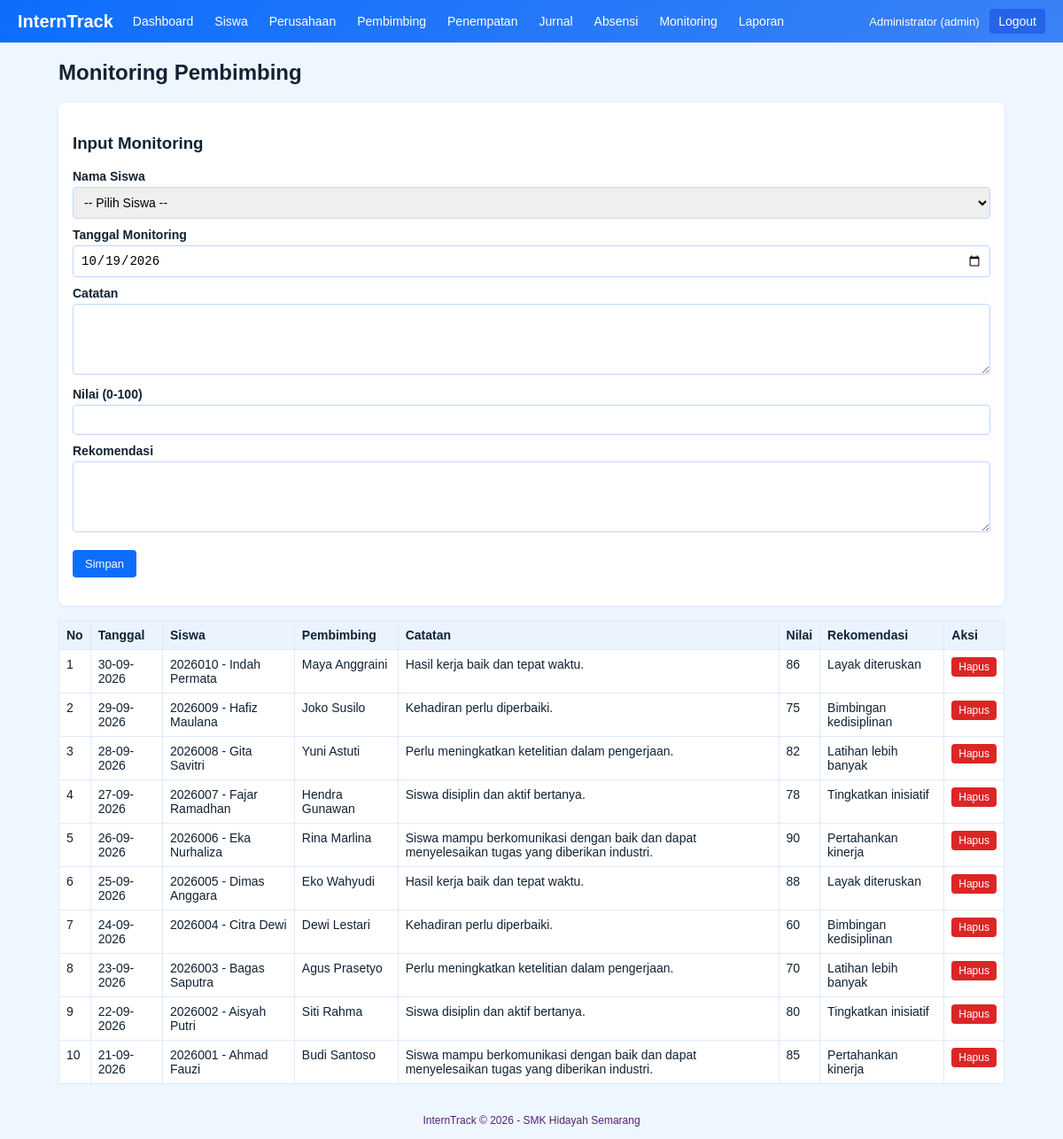
Page /admin/monitoring.php (signed in) on the committed database.
### tables this page shows
CREATE TABLE monitoring (
  id INT AUTO_INCREMENT PRIMARY KEY,
  siswa_id INT NOT NULL,
  pembimbing_id INT NULL,
  tanggal DATE NOT NULL,
  catatan TEXT NOT NULL,
  nilai INT NOT NULL,
  rekomendasi TEXT,
  FOREIGN KEY (siswa_id) REFERENCES siswa(id) ON DELETE CASCADE,
  FOREIGN KEY (pembimbing_id) REFERENCES pembimbing(id) ON DELETE SET NULL
);

CREATE TABLE siswa (
  id INT AUTO_INCREMENT PRIMARY KEY,
  user_id INT NOT NULL,
  nis VARCHAR(20) NOT NULL UNIQUE,
  nama VARCHAR(100) NOT NULL,
  kelas VARCHAR(20) NOT NULL,
  jurusan VARCHAR(50) NOT NULL,
  no_hp VARCHAR(20),
  FOREIGN KEY (user_id) REFERENCES users(id) ON DELETE CASCADE
);

CREATE TABLE pembimbing (
  id INT AUTO_INCREMENT PRIMARY KEY,
  user_id INT NOT NULL,
  nip VARCHAR(20) NOT NULL UNIQUE,
  nama VARCHAR(100) NOT NULL,
  no_hp VARCHAR(20),
  FOREIGN KEY (user_id) REFERENCES users(id) ON DELETE CASCADE
);

### config/koneksi.php (called while the page is built, shortened)
<?php
function e($s) {
    return htmlspecialchars((string)$s, ENT_QUOTES, 'UTF-8');
}
function tgl($d) {
    return $d ? date('d-m-Y', strtotime($d)) : '-';
}

### admin/monitoring.php (the view, shortened to what this page needs)
<?php
require __DIR__ . '/../config/koneksi.php';
$data = ['siswa_id' => '', 'tanggal' => date('Y-m-d'), 'catatan' => '', 'nilai' => '', 'rekomendasi' => ''];
$l_siswa = $pdo->query("SELECT id, nis, nama FROM siswa ORDER BY nama")->fetchAll();
$rows = $pdo->query("SELECT m.*, s.nis, s.nama, pb.nama AS nama_pembimbing
                     FROM monitoring m JOIN siswa s ON s.id = m.siswa_id LEFT JOIN pembimbing pb ON pb.id = m.pembimbing_id
                     ORDER BY m.tanggal DESC, m.id DESC")->fetchAll();
include __DIR__ . '/../config/header.php';
?>
<div class="card">
    <h3>Input Monitoring</h3>
    <form method="post">
        <label>Nama Siswa</label>
        <select name="siswa_id"><option value="">-- Pilih Siswa --</option>
        <?php foreach ($l_siswa as $x): ?><option value="<?= $x['id'] ?>" <?= $data['siswa_id'] == $x['id'] ? 'selected' : '' ?>><?= e($x['nis'] . ' - ' . $x['nama']) ?></option><?php endforeach; ?></select>
        <label>Tanggal Monitoring</label><input type="date" name="tanggal" value="<?= e($data['tanggal']) ?>">
        <label>Catatan</label><textarea name="catatan"><?= e($data['catatan']) ?></textarea>
        <label>Nilai (0-100)</label><input type="number" name="nilai" min="0" max="100" value="<?= e($data['nilai']) ?>">
        <label>Rekomendasi</label><textarea name="rekomendasi"><?= e($data['rekomendasi']) ?></textarea>
        <p><button class="btn" type="submit">Simpan</button></p>
    </form>
</div>
<table>
    <tr><th>No</th><th>Tanggal</th><th>Siswa</th><th>Pembimbing</th><th>Catatan</th><th>Nilai</th><th>Rekomendasi</th><th>Aksi</th></tr>
    <?php foreach ($rows as $i => $r): ?>
    <tr>
        <td><?= $i + 1 ?></td><td><?= tgl($r['tanggal']) ?></td><td><?= e($r['nis'] . ' - ' . $r['nama']) ?></td>
        <td><?= e($r['nama_pembimbing'] ?? '-') ?></td><td><?= e($r['catatan']) ?></td><td><?= $r['nilai'] ?></td><td><?= e($r['rekomendasi']) ?></td>
        <td>
            <form class="inline" method="post" action="monitoring.php?hapus=1" onsubmit="return confirm('Hapus data monitoring ini?')">
                <button class="btn kecil merah" type="submit">Hapus</button>
            </form>
        </td>
    </tr>
    <?php endforeach; ?>
</table>
<?php include __DIR__ . '/../config/footer.php'; ?>

### assets/style.css (style rules this page uses)
* { box-sizing: border-box; }
body { font-family: Arial, sans-serif; margin: 0; background: #eef6ff; color: #123; }
.card { background: #fff; border-radius: 8px; padding: 16px; margin-bottom: 16px; box-shadow: 0 1px 3px rgba(13,110,253,.12); }
table { width: 100%; border-collapse: collapse; background: #fff; }
th, td { border: 1px solid #dfeafc; padding: 8px; text-align: left; font-size: 14px; vertical-align: top; }
th { background: #eaf3ff; }
label { display: block; margin: 10px 0 4px; font-weight: bold; font-size: 14px; }
input[type=text], input[type=password], input[type=date], input[type=number], select, textarea { width: 100%; padding: 8px; border: 1px solid #bfd7ff; border-radius: 4px; font-size: 14px; }
textarea { min-height: 80px; }
.btn { display: inline-block; background: #0d6efd; color: #fff; border: 0; padding: 8px 14px; border-radius: 4px; cursor: pointer; text-decoration: none; font-size: 13px; }
.btn.merah { background: #dc2626; }
.btn.kecil { padding: 4px 8px; font-size: 12px; }
form.inline { display: inline; }

### rows in the picture
monitoring: tanggal "30-09-2026", siswa.nama "2026010 - Indah Permata", pembimbing.nama "Maya Anggraini", catatan "Hasil kerja baik dan tepat waktu.", nilai "86", rekomendasi "Layak diteruskan"
monitoring: tanggal "29-09-2026", siswa.nama "2026009 - Hafiz Maulana", pembimbing.nama "Joko Susilo", catatan "Kehadiran perlu diperbaiki.", nilai "75", rekomendasi "Bimbingan kedisiplinan"
monitoring: tanggal "28-09-2026", siswa.nama "2026008 - Gita Savitri", pembimbing.nama "Yuni Astuti", catatan "Perlu meningkatkan ketelitian dalam pengerjaan.", nilai "82", rekomendasi "Latihan lebih banyak"
monitoring: tanggal "27-09-2026", siswa.nama "2026007 - Fajar Ramadhan", pembimbing.nama "Hendra Gunawan", catatan "Siswa disiplin dan aktif bertanya.", nilai "78", rekomendasi "Tingkatkan inisiatif"
monitoring: tanggal "26-09-2026", siswa.nama "2026006 - Eka Nurhaliza", pembimbing.nama "Rina Marlina", catatan "Siswa mampu berkomunikasi dengan baik dan dapat menyelesaikan tugas yang diberikan industri.", nilai "90", rekomendasi "Pertahankan kinerja"
monitoring: tanggal "25-09-2026", siswa.nama "2026005 - Dimas Anggara", pembimbing.nama "Eko Wahyudi", catatan "Hasil kerja baik dan tepat waktu.", nilai "88", rekomendasi "Layak diteruskan"
monitoring: tanggal "24-09-2026", siswa.nama "2026004 - Citra Dewi", pembimbing.nama "Dewi Lestari", catatan "Kehadiran perlu diperbaiki.", nilai "60", rekomendasi "Bimbingan kedisiplinan"
monitoring: tanggal "23-09-2026", siswa.nama "2026003 - Bagas Saputra", pembimbing.nama "Agus Prasetyo", catatan "Perlu meningkatkan ketelitian dalam pengerjaan.", nilai "70", rekomendasi "Latihan lebih banyak"
monitoring: tanggal "22-09-2026", siswa.nama "2026002 - Aisyah Putri", pembimbing.nama "Siti Rahma", catatan "Siswa disiplin dan aktif bertanya.", nilai "80", rekomendasi "Tingkatkan inisiatif"
monitoring: tanggal "21-09-2026", siswa.nama "2026001 - Ahmad Fauzi", pembimbing.nama "Budi Santoso", catatan "Siswa mampu berkomunikasi dengan baik dan dapat menyelesaikan tugas yang diberikan industri.", nilai "85", rekomendasi "Pertahankan kinerja"

### other values in the picture
$label "Dashboard"
$label "Siswa"
$label "Perusahaan"
$label "Pembimbing"
$label "Penempatan"
$label "Jurnal"
$label "Absensi"
$label "Monitoring"
$label "Laporan"
$_SESSION['user']['nama'] "Administrator"
$role "admin"
$judul "Monitoring Pembimbing"
